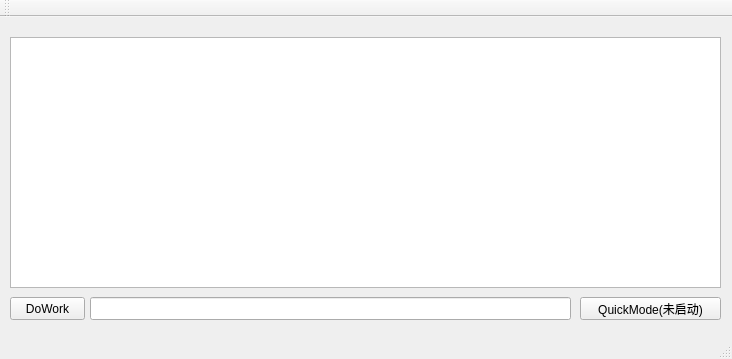
<?xml version="1.0" encoding="UTF-8"?>
<ui version="4.0">
 <class>MainWindow</class>
 <widget class="QMainWindow" name="MainWindow">
  <property name="geometry">
   <rect>
    <x>0</x>
    <y>0</y>
    <width>732</width>
    <height>359</height>
   </rect>
  </property>
  <property name="windowTitle">
   <string>MainWindow</string>
  </property>
  <property name="tabShape">
   <enum>QTabWidget::Rounded</enum>
  </property>
  <widget class="QWidget" name="centralWidget">
   <widget class="QListWidget" name="listWidgetInfo">
    <property name="geometry">
     <rect>
      <x>10</x>
      <y>20</y>
      <width>711</width>
      <height>251</height>
     </rect>
    </property>
   </widget>
   <widget class="QPushButton" name="pushButtonWork">
    <property name="geometry">
     <rect>
      <x>10</x>
      <y>280</y>
      <width>75</width>
      <height>23</height>
     </rect>
    </property>
    <property name="text">
     <string>DoWork</string>
    </property>
   </widget>
   <widget class="QLineEdit" name="lineEdit">
    <property name="geometry">
     <rect>
      <x>90</x>
      <y>280</y>
      <width>481</width>
      <height>23</height>
     </rect>
    </property>
   </widget>
   <widget class="QPushButton" name="pushButtonQM">
    <property name="enabled">
     <bool>true</bool>
    </property>
    <property name="geometry">
     <rect>
      <x>580</x>
      <y>280</y>
      <width>141</width>
      <height>23</height>
     </rect>
    </property>
    <property name="autoFillBackground">
     <bool>false</bool>
    </property>
    <property name="styleSheet">
     <string notr="true"/>
    </property>
    <property name="text">
     <string>QuickMode(未启动)</string>
    </property>
   </widget>
  </widget>
  <widget class="QMenuBar" name="menuBar">
   <property name="geometry">
    <rect>
     <x>0</x>
     <y>0</y>
     <width>732</width>
     <height>23</height>
    </rect>
   </property>
  </widget>
  <widget class="QToolBar" name="mainToolBar">
   <attribute name="toolBarArea">
    <enum>TopToolBarArea</enum>
   </attribute>
   <attribute name="toolBarBreak">
    <bool>false</bool>
   </attribute>
  </widget>
  <widget class="QStatusBar" name="statusBar"/>
 </widget>
 <layoutdefault spacing="6" margin="11"/>
 <resources/>
 <connections/>
</ui>
